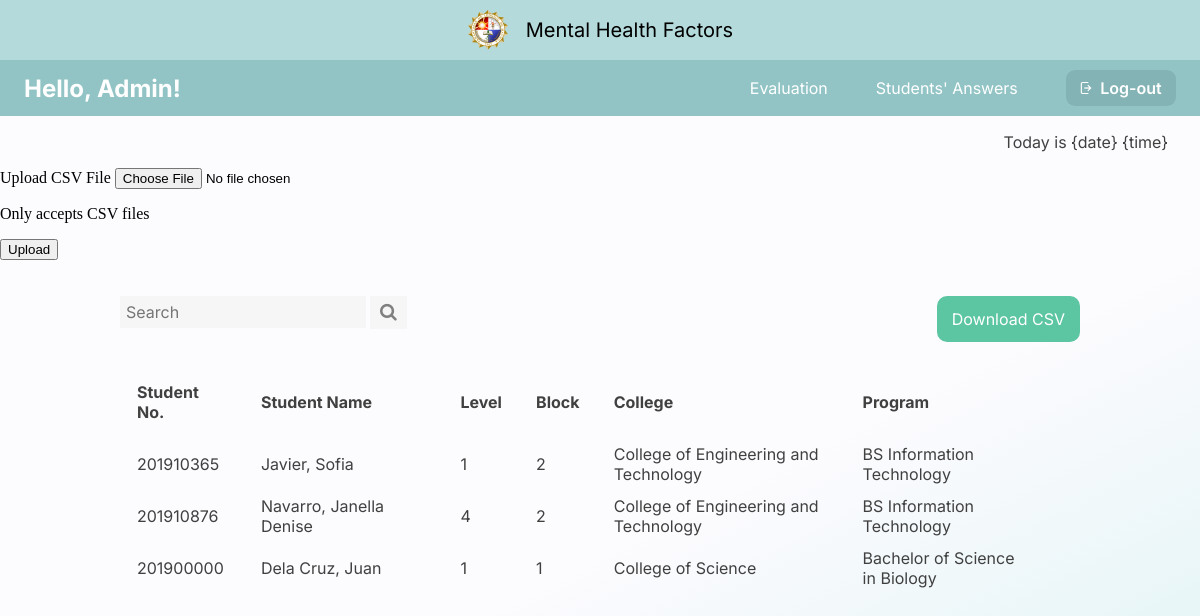
/student_list, run on an earlier commit of the app's database.
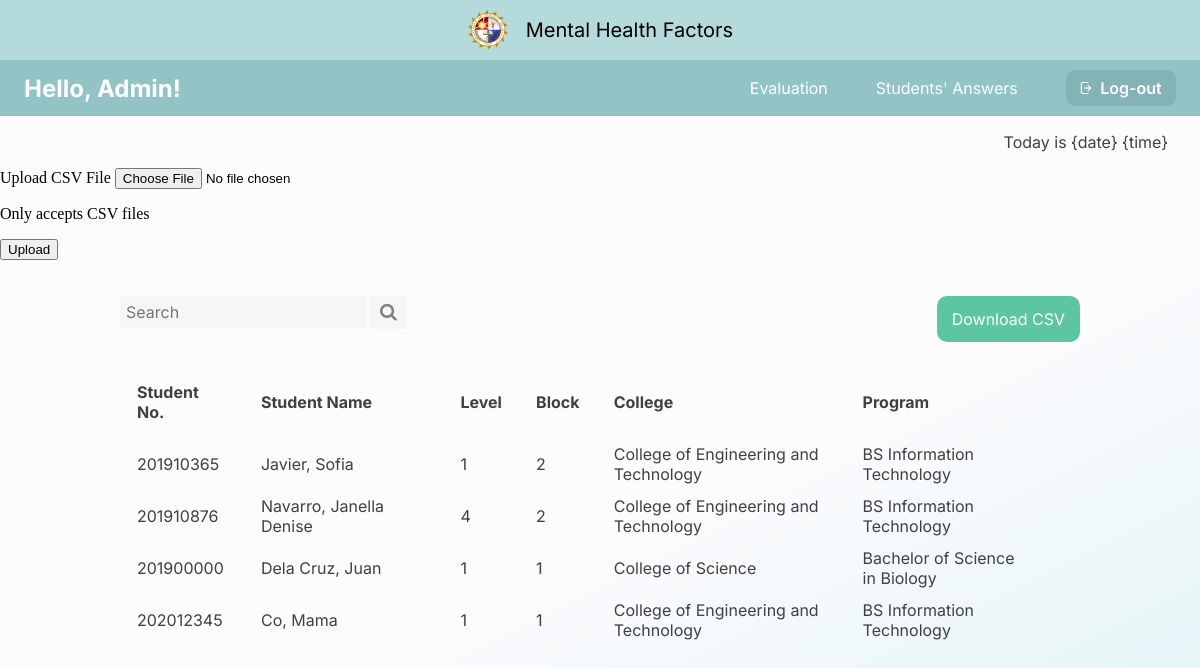
And on a later commit of the database.
### capswebsite/models.py (models this page shows, shortened)
class Answers(models.Model):
    email_error_message = 'Email must be: @plm.edu.ph'
    email_regex = RegexValidator(
    regex=r'^[A-Za-z0-9._%+-]+@plm.edu.ph$',
    message=email_error_message
    )
    ID_error_message = 'Faculty ID must be entered in format: 20XXXXXXX'
    ID_regex = RegexValidator(
        regex=r'^20\d{7}$',
        message=ID_error_message
    )
    Year_CHOICES = (
        ('1', '1'),
        ('2', '2'),
        ('3', '3'),
        ('4', '4'),
        ('5', '5'),
        ('6', '6'),
    )
    email = models.EmailField(verbose_name="Email",max_length=60,validators=[email_regex],blank=True)
    firstName = models.CharField(max_length=100, verbose_name='First Name', null=True,blank=True)
    lastName = models.CharField(max_length=100, verbose_name='Last Name', null=True,blank=True)
    numberID = models.CharField(max_length=100,validators=[ID_regex], verbose_name='Number ID', null=True,blank=True)
    college= models.ForeignKey(College, verbose_name='College',null=True,blank=True,on_delete=models.CASCADE)
    course= models.ForeignKey(Course, verbose_name='Course',null=True,blank=True,on_delete=models.CASCADE)
    year = models.CharField(max_length=10, choices=Year_CHOICES, verbose_name='Year', null=True,blank=True)
    block = models.CharField(max_length=10, verbose_name='Block', null=True,blank=True)
    question1 = models.CharField(max_length=1000, verbose_name="question1",null=True, blank =True)
    question2 = models.CharField(max_length=1000, verbose_name="question2",null=True, blank =True)
    question3 = models.CharField(max_length=1000, verbose_name="question3",null=True, blank =True)
    question4 = models.CharField(max_length=1000, verbose_name="question4",null=True, blank =True)
    question5 = models.CharField(max_length=1000, verbose_name="question5",null=True, blank =True)

class College(models.Model):
    college = models.CharField(max_length=100, verbose_name="College",unique=True,null=True, blank =True)
    def __str__(self):
        return f"{self.college}"

class Course(models.Model):
    college = models.ForeignKey(College, verbose_name='College',null=True,blank=True,on_delete=models.CASCADE)
    course = models.CharField(max_length=100, verbose_name="Course",unique=True,null=True, blank =True)
    def __str__(self):
        return f"{self.course}"

### capswebsite/views.py (the view, shortened to what this page needs)
# urls.py: path('student_list',views.student_list, name="student_list"),
def student_list(request):
    answers = Answers.objects.all
    return render(request,'admin/student_list.html',{'answers':answers})

### capswebsite/templates/admin/student_list.html (shortened to what this page needs)
{% load static %}
{% include 'admin/admin_navbar.html' %}
{% block content %}
<p class="date-time">Today is {date} {time}</p>
<form method="post" enctype="multipart/form-data">
    <label>Upload CSV File</label>
    <input type="file" name="file">
    <p>Only accepts CSV files</p>
    <button type="submit">Upload</button>
</form>
<div class="centered-div">
    <div class="top-row">
        <div class="search-container">
            <form action="#">
              <input type="text" placeholder="Search" name="search">
              <button type="submit"><i class="fa fa-search"></i></button>
            </form>
        </div>
        <div class="dl-csv">
            <a href="{% url 'answers_csv'%}"><button class="dl-btn"> Download CSV </button></a>
        </div>
    </div>
    <br><br>
    <table class="stud-list-tbl">
        <thead>
        <tr>
            <td width="12%"> Student No. </td>
            <td width="20%"> Student Name </td>
            <td width="5%"> Level </td>
            <td width="5%"> Block </td>
            <td width="25%"> College </td>
            <td width="20%"> Program </td>
            <td width="2%"></td>
        </tr>
        </thead>
        <tbody>
            {% for students in answers %}
        <tr>
            <td><a href="{% url 'student_answer' students.id %}"> {{students.numberID}} </a></td>
            <td><a href="{% url 'student_answer' students.id %}"> {{students.lastName}}, {{students.firstName}} </a></td>
            <td><a href="{% url 'student_answer' students.id %}"> {{students.year}} </a></td>
            <td><a href="{% url 'student_answer' students.id %}"> {{students.block}} </a></td>
            <td><a href="{% url 'student_answer' students.id %}"> {{students.college}} </a></td>
            <td><a href="{% url 'student_answer' students.id %}"> {{students.course}} </a></td>
        </tr>
        {%endfor%}
        </tbody>
    </table>
</div>
{% endblock %}

What changed in the data, as far as the page shows it:
added Answers: numberID "202012345", lastName "Co", firstName "Mama", year "1", block "1", college "College of Engineering and Technology", course "BS Information Technology"
